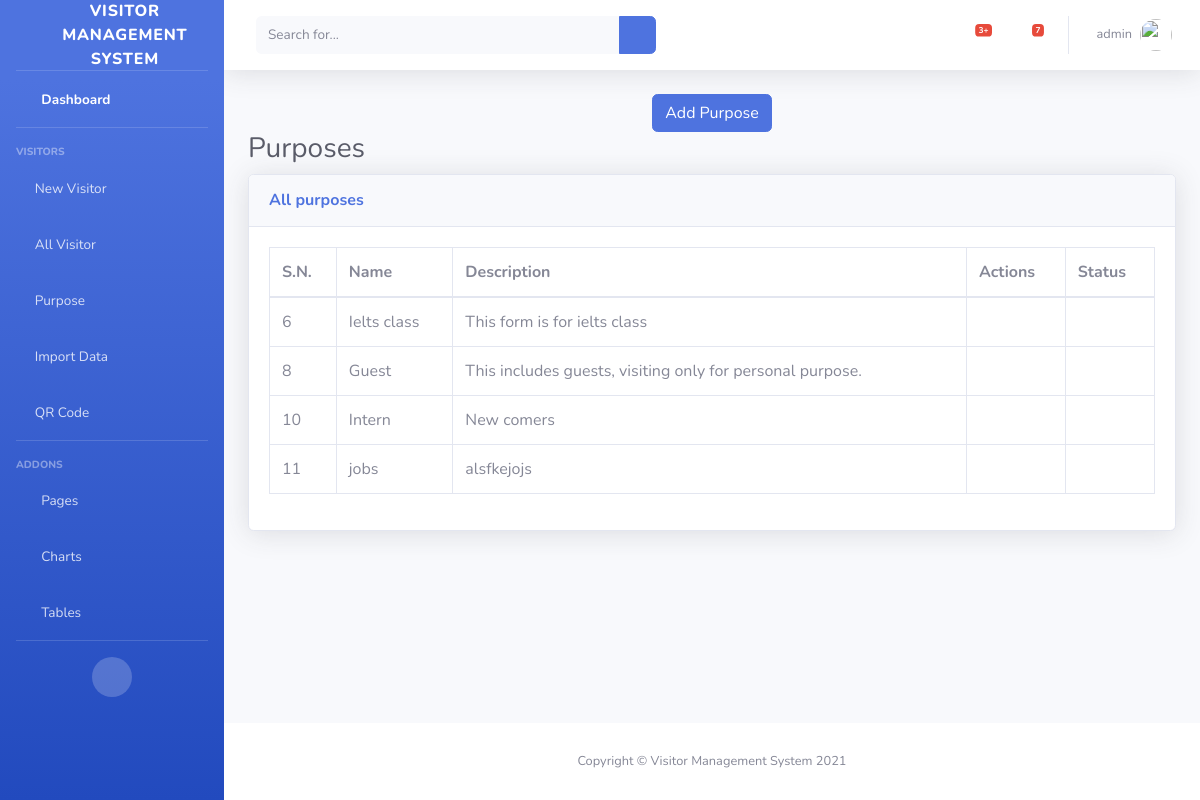
The app's page /purpose/ (signed in) with its own data.
### visitors/models.py (models this page shows, shortened)
class Purpose(models.Model):
    name = models.CharField(max_length=100)
    description = models.TextField(null = True)
    status = models.BooleanField(default=True)

### visitors/views.py (the view)
# urls.py: path('purpose/',views.purpose,name='purpose'),
def purpose(request):
    form = PurposeForm()
    purpose = Purpose.objects.all()
    context = {
        'purpose': purpose,
        'form':form
    }
    if request.method == "POST":
        form = PurposeForm(request.POST)
        if form.is_valid():
            form.save()
            messages.success(request, 'New Purpose Created Successfully!.')
            return render(request, 'purpose/purpose.html', context)
    return render(request, 'purpose/purpose.html', context)

### visitors/forms.py
class PurposeForm(forms.ModelForm):
    class Meta:
        model = Purpose
        fields = ['name', 'description']

### visitors/templates/purpose/purpose.html (shortened to what this page needs)
{%extends 'index.html'%}
{%block content%}
<div class="container">
<div class='text-center'>
  <button type="button" class="btn btn-primary" data-toggle="modal" data-target="#addPurposeModal">
    Add Purpose
  </button>
</div>
  </div>
  <div class="container-fluid">
    <h1 class="h3 mb-2 text-gray-800">Purposes</h1>
    <div class="card shadow mb-4">
        <div class="card-header py-3">
            <h6 class="m-0 font-weight-bold text-primary">All purposes</h6>
        </div>
        <div class="card-body">
            <div class="table-responsive">
                <table class="table table-bordered" id="dataTable" width="100%" cellspacing="0">
                    <thead>
                        <tr>
                          <th>S.N.</th>
                          <th>Name</th>
                          <th>Description</th>
                          <th>Actions</th>
                          <th>Status</th>
                        </tr>
                    </thead>
                    <tbody>
                      {% for p in purpose %}
                      <tr>
                        <td>{{ p.id }}</td>
                        <td>{{ p.name }}</td>
                        <td>{{ p.description }}</td>
                        <td>
                          <a href="delete/{{p.id}}" class="delete" onclick="return confirm('Are you sure you want to delete this purpose?')">
                            <i class="fas fa-trash-alt" data-toggle="tooltip" title="Delete"></i>
                          </a>
                          <a href="update/{{p.id}}" class="update">
                            <i class="fas fa-edit" title="Update"></i>
                          </a>
                        </td>
                        <td>
                          {%if not p.status%}
                          <a href="change-status/{{p.id}}" class="Hide">
                            <i class="fas fa-eye-slash" title="Status: Hidden"></i>
                          </a>
                        {%else%}
                        <a href="change-status/{{p.id}}" class="Unhide">
                          <i class="fas fa-eye" title="Status: Shown"></i>
                        </a>
                        {%endif%}
                        </td>
                      </tr>
                    {% endfor %}
                    </tbody>
                </table>
            </div>
        </div>
    </div>
</div>
  {%block pagecontent%}
  {% load static %}
  {%endblock%}
{%endblock%}

### visitors/templates/index.html (shortened to what this page needs)
<!DOCTYPE html>
<html lang="en">
<head>
    {% load static %}
    <link href= '{% static "vendor/fontawesome-free/css/all.min.css" %}' rel="stylesheet" type="text/css">
    <link href= '{%static "css/sb-admin-2.min.css" %}' rel="stylesheet">
</head>
<body id="page-top">
    <div id="wrapper">
        <ul class="navbar-nav bg-gradient-primary sidebar sidebar-dark accordion" id="accordionSidebar">
            <a class="sidebar-brand d-flex align-items-center justify-content-center" href="index.html">
                <div class="sidebar-brand-icon rotate-n-15">
                    <i class="fas fa-laugh-wink"></i>
                </div>
                <div class="sidebar-brand-text mx-3">Visitor Management System</div>
            </a>
            <hr class="sidebar-divider my-0">
            <li class="nav-item active">
                <a class="nav-link" href="/dashboard/">
                    <i class="fas fa-fw fa-tachometer-alt"></i>
                    <span>Dashboard</span></a>
            </li>
            <hr class="sidebar-divider">
            <div class="sidebar-heading">
                Visitors
            </div>
            <li class="nav-item">
                <a class="nav-link" href="/new/">
                    <i class="fa fa-plus"></i>
                    <span>New Visitor</span></a>
            </li>
            <li class="nav-item">
                <a class="nav-link" href="/visitor/">
                    <i class="fas fa-user"></i>
                    <span>All Visitor</span></a>
            </li>
            <li class="nav-item">
                <a class="nav-link" href="/purpose/">
                    <i class="fas fa-briefcase"></i>
                    <span>Purpose</span></a>
            </li>
            <li class="nav-item">
                <a class="nav-link" href="/importdata/">
                    <i class="fas fa-arrow-circle-down"></i>
                    <span>Import Data</span></a>
            </li>
            <li class="nav-item">
                <a class="nav-link" href="/qr/">
                    <i class="fas fa-qrcode"></i>
                    <span>QR Code</span></a>
            </li>
            <hr class="sidebar-divider">
            <div class="sidebar-heading">
                Addons
            </div>
            <li class="nav-item">
                <a class="nav-link collapsed" href="#" data-toggle="collapse" data-target="#collapsePages"
                    aria-expanded="true" aria-controls="collapsePages">
                    <i class="fas fa-fw fa-folder"></i>
                    <span>Pages</span>
                </a>
            </li>
            <li class="nav-item">
                <a class="nav-link" href="charts.html">
                    <i class="fas fa-fw fa-chart-area"></i>
                    <span>Charts</span></a>
            </li>
            <li class="nav-item">
                <a class="nav-link" href="tables.html">
                    <i class="fas fa-fw fa-table"></i>
                    <span>Tables</span></a>
            </li>
            <hr class="sidebar-divider d-none d-md-block">
            <div class="text-center d-none d-md-inline">
                <button class="rounded-circle border-0" id="sidebarToggle"></button>
            </div>
        </ul>
        <div id="content-wrapper" class="d-flex flex-column">
            <div id="content">
                <nav class="navbar navbar-expand navbar-light bg-white topbar mb-4 static-top shadow">
                    <form
                        class="d-none d-sm-inline-block form-inline mr-auto ml-md-3 my-2 my-md-0 mw-100 navbar-search">
                        <div class="input-group">
                            <input type="text" class="form-control bg-light border-0 small" placeholder="Search for..."
                                aria-label="Search" aria-describedby="basic-addon2">
                            <div class="input-group-append">
                                <button class="btn btn-primary" type="button">
                                    <i class="fas fa-search fa-sm"></i>
                                </button>
                            </div>
                        </div>
                    </form>
                    <ul class="navbar-nav ml-auto">
                        <li class="nav-item dropdown no-arrow mx-1">
                            <a class="nav-link dropdown-toggle" href="#" id="alertsDropdown" role="button"
                                data-toggle="dropdown" aria-haspopup="true" aria-expanded="false">
                                <i class="fas fa-bell fa-fw"></i>
                                <span class="badge badge-danger badge-counter">3+</span>
                            </a>
                        </li>
                        <li class="nav-item dropdown no-arrow mx-1">
                            <a class="nav-link dropdown-toggle" href="#" id="messagesDropdown" role="button"
                                data-toggle="dropdown" aria-haspopup="true" aria-expanded="false">
                                <i class="fas fa-envelope fa-fw"></i>
                                <span class="badge badge-danger badge-counter">7</span>
                            </a>
                        </li>
                        <li class="nav-item dropdown no-arrow">
                            <a class="nav-link dropdown-toggle" href="#" id="userDropdown" role="button"
                                data-toggle="dropdown" aria-haspopup="true" aria-expanded="false">
                                <span class="mr-2 d-none d-lg-inline text-gray-600 small">{{ request.user.username }}</span>
                                <img class="img-profile rounded-circle"
                                    src='{%static "img/undraw_profile.svg"%}'>
                            </a>
                        </li>
                    </ul>
                </nav>
                {% block content %}
                {% endblock %}
            </div>
            <footer class="sticky-footer bg-white">
                <div class="container my-auto">
                    <div class="copyright text-center my-auto">
                        <span>Copyright &copy; Visitor Management System 2021</span>
                    </div>
                </div>
            </footer>
        </div>
    </div>
</body>
</html>

### records on screen
Purpose: id "6", name "Ielts class", description "This form is for ielts class"
Purpose: id "8", name "Guest", description "This includes guests, visiting only for personal purpose."
Purpose: id "10", name "Intern", description "New comers"
Purpose: id "11", name "jobs", description "alsfkejojs"

### other values on screen
{{ request.user.username }} "admin"
